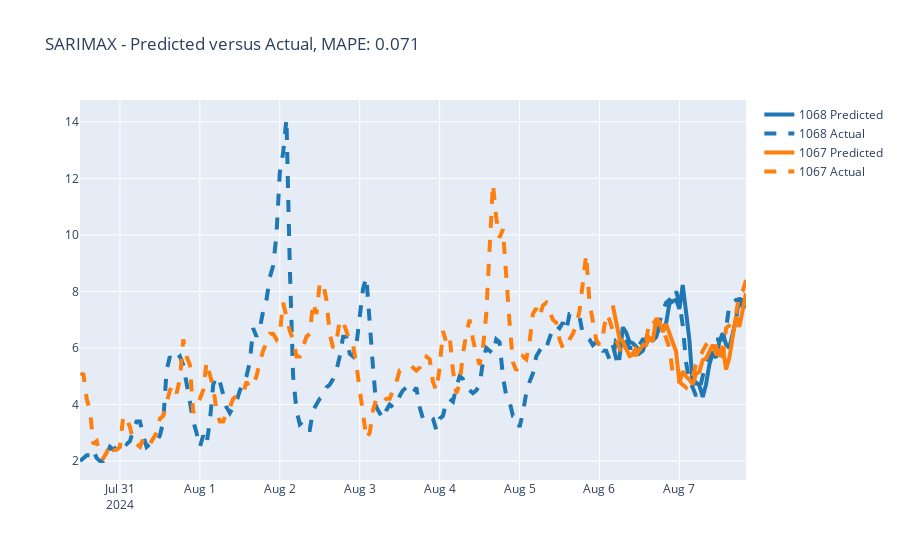

Source (notebook cell):
### Code cell
graph_forecast(concatted_df_sarimax, "SARIMAX", total_vars)
